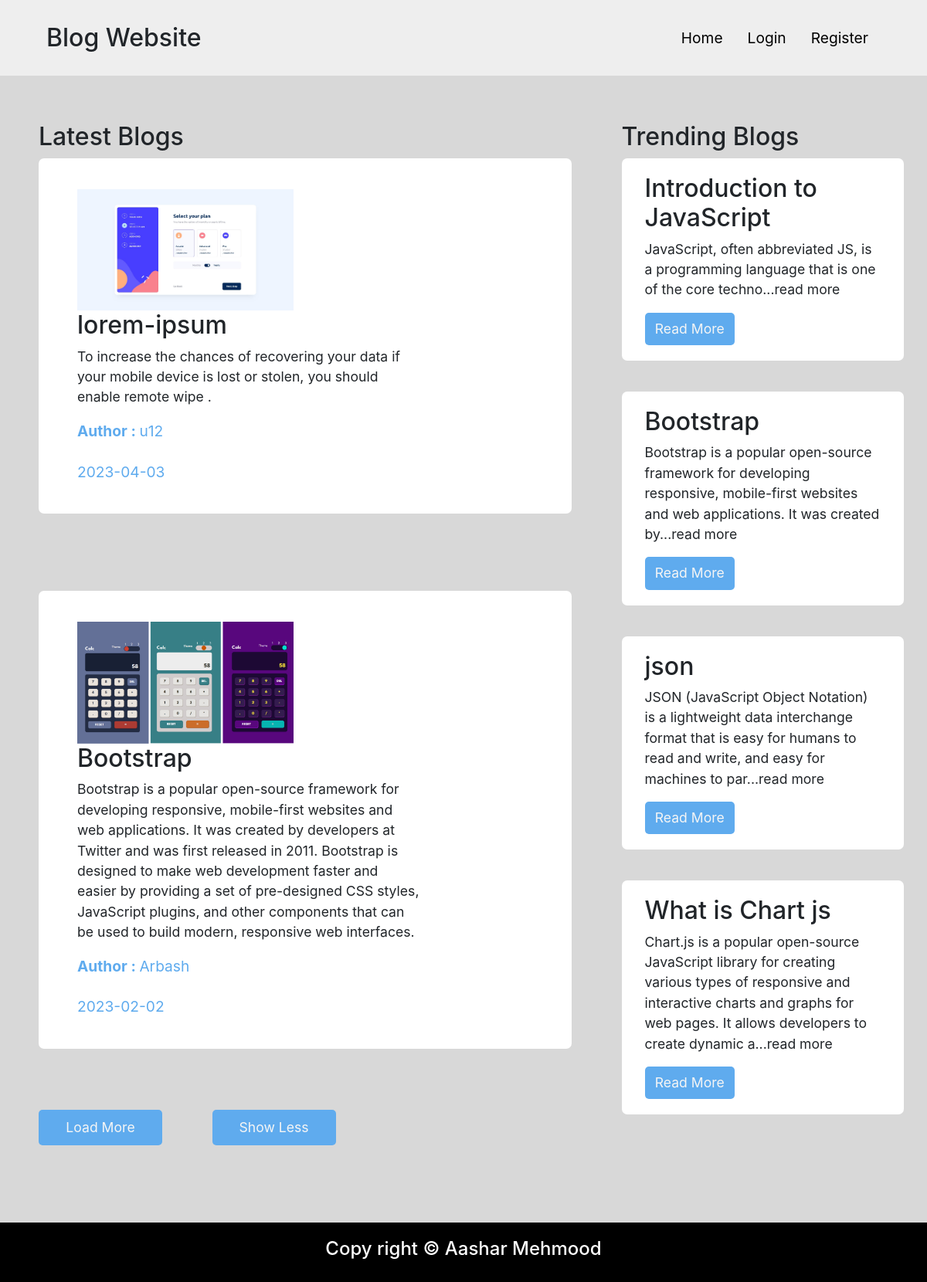
The page / on the database its author committed.
### tables this page shows
CREATE TABLE `blog_data` (
  `id` int(11) NOT NULL,
  `title` varchar(200) NOT NULL,
  `description` text NOT NULL,
  `image` varchar(250) NOT NULL,
  `author_id` int(11) NOT NULL,
  `date_created` date NOT NULL DEFAULT current_timestamp()
);

CREATE TABLE `authors` (
  `id` int(11) NOT NULL,
  `name` varchar(50) NOT NULL,
  `email` varchar(30) NOT NULL,
  `password` varchar(256) NOT NULL,
  `role` varchar(10) NOT NULL DEFAULT 'user',
  `date_joined` date NOT NULL DEFAULT current_timestamp()
);

### index.php (the view, shortened to what this page needs)
<!DOCTYPE html>
<html lang='en'>
<head>
  <link rel="stylesheet" href="https://cdn.jsdelivr.net/npm/bootstrap@4.1.3/dist/css/bootstrap.min.css">
  <link rel='stylesheet' href='css/display.css'>
</head>
<body>
  <?php
  include_once("includes/header.php");
  include_once("includes/dbConnection.php");
  $blogInfo = mysqli_query(
    $conn,
    "SELECT `title`, `description`, `image`, `date_created`, `author_id`
    FROM `blog_data`
    ORDER BY blog_data.date_created DESC
    LIMIT 2;"
  );
  $data2 = mysqli_query(
    $conn,
    "SELECT `title`, `description`, `id`
    FROM `blog_data` LIMIT 4"
  );
  ?>
  <main>
    <section id='blog_section'>
      <?php
      if (mysqli_num_rows($blogInfo) < 1) {
        echo "<h1>No Blogs Published Yet</h1>";
        echo "<p>Login or register to create blogs</p>";
        echo "</section>";
        echo "</main>";
      } else {
        echo "<h1>Latest Blogs</h1>";
        while ($row = mysqli_fetch_assoc($blogInfo)) {
          $title = $row['title'];
          $desc = $row['description'];
          $author_id = $row['author_id'];
          $author_data = mysqli_query($conn, "SELECT `name` FROM authors WHERE id = $author_id");
          $author = mysqli_fetch_assoc($author_data)["name"];
          $date = $row['date_created'];
          $image = $row["image"];
          echo "<div class='cont'>";
          echo "<img src='$image' />";
          echo "<h1> $title </h1>";
          echo "<p> $desc </p>";
          echo "<span><strong>Author : </strong></span>";
          echo "<span>$author</span>";
          echo "<br>";
          echo "<br>";
          echo "<span>$date</span>";
          echo "</div>";
        }
        echo "</section>";
        echo "<aside>";
        echo "<h1>Trending Blogs</h1>";
        while ($row = mysqli_fetch_array($data2)) {
          $shortPara = substr($row[1], 0, strlen($row[1]) / 3) . '...read more';
          echo "<div>";
          echo "<h1> $row[0] </h1>";
          echo "<p> $shortPara </p>";
          echo "<button id = '$row[2]' name = 'btn$row[2]'>Read More</button>";
          echo "</div>";
        }
        echo "
    </aside>
    <div>
      <button id='load_more'>Load More</button>
      <button id='show_less'>Show Less</button>
    </div>
  </main>";
      }
      include_once("includes/footer.php");
      ?>
</body>
</html>

### includes/header.php (shortened to what this page needs)
<link rel="stylesheet" href="https://cdnjs.cloudflare.com/ajax/libs/font-awesome/6.1.1/css/all.min.css" />
<link rel="stylesheet" href="css/headerAndFooter.css">
<header>
  <h2>Blog Website</h2>
  <nav>
    <a href="index.php">Home</a>
    <?php
    if (isset($_SESSION["is_admin"])) {
      if ($_SESSION["is_admin"] == true) {
        echo "<a href='admin/dashboard.php'>Dashboard</a>";
        echo "<a href='admin/blogs.php'>Blogs</a>";
        echo "<a href='admin/users.php'>Users</a>";
      } else if ($_SESSION["is_admin"] == false) {
        echo "<a href='create.php'>Create</a>";
        echo "<a href='manageBlogs.php'>Manage</a>";
      }
      echo "<a href='logout.php'>Logout</a>";
    } else {
      echo "<a href='login.php'>Login</a>";
      echo "<a href='register.php'>Register</a>";
    }
    ?>
  </nav>
</header>

### includes/footer.php
<footer>
  <h4>Copy right &copy; Aashar Mehmood</h4>
</footer>

### css/display.css (style rules this page uses)
*, *::before, *::after { -webkit-box-sizing: border-box; box-sizing: border-box; }
html, body { font-size: 16px; scroll-behavior: smooth; overflow-x: hidden; }
body { margin: 0; }
a { color: black; list-style-type: none; text-decoration: none; }
main { position: relative; display: -webkit-box; display: -ms-flexbox; display: flex; -ms-flex-wrap: wrap; flex-wrap: wrap; -webkit-box-pack: justify; -ms-flex-pack: justify; justify-content: space-between; background-color: #d3d3d3e0; padding: 60px 0 100px 50px; }
main > h1, main > div { width: 100%; }
main > div { position: absolute; bottom: 100px; }
main > div button { width: 160px; height: 46px; }
main > div #show_less { margin-left: 60px; }
main section { width: 60%; }
main section img { width: 280px; max-width: 100%; }
main section div { margin-bottom: 100px; padding: 40px 50px; background-color: #fff; border-radius: 7px; }
main section p { width: 75%; }
main section span { color: #5fabee; font-size: 1.2rem; }
main aside { width: 37%; padding: 0 30px; }
main h1, main aside > h1 { font-size: 2em; }
main aside div { margin-bottom: 40px; padding: 20px 30px; background-color: #fff; border-radius: 7px; }
main button { display: inline-block; font-size: 1.1rem; padding: 0.45em 0.75em; border-radius: 5px; border: none; background-color: #5fabee; color: whitesmoke; cursor: pointer; transition: transform 0.4s ease-in-out; }
main p { font-size: 1.1rem; line-height: 1.5em; }

### css/headerAndFooter.css (style rules this page uses)
*, *::before, *::after { -webkit-box-sizing: border-box; box-sizing: border-box; }
html, body { font-size: 16px; scroll-behavior: smooth; overflow-x: hidden; }
body { margin: 0; }
a { color: black; list-style-type: none; text-decoration: none; }
header { background-color: #eee; padding: 30px 60px; display: -webkit-box; display: -ms-flexbox; display: flex; -webkit-box-pack: justify; -ms-flex-pack: justify; justify-content: space-between; align-items: center; }
header h2 { margin: 0; }
header nav { display: -webkit-box; display: -ms-flexbox; display: flex; -webkit-box-pack: space-evenly; -ms-flex-pack: space-evenly; justify-content: space-evenly; align-items: center; }
header nav a { font-size: 1.2rem; margin: 0 1rem; position: relative; }
footer { background-color: #000; color: white; text-align: center; padding: 20px 0; }

### rows shown on the page
blog_data: image (picture), title "lorem-ipsum", description "To increase the chances of recovering your data if your mobile device is lost or stolen, you should enable remote wipe .", author.name "u12", date_created "2023-04-03"
blog_data: image (picture), title "Bootstrap", description "Bootstrap is a popular open-source framework for developing responsive, mobile-first websites and web applications. It was created by developers at Twitter and was first released in 2011. Bootstrap is designed to make web development faster and easier by providing a set of pre-designed CSS styles, JavaScript plugins, and other components that can be used to build modern, responsive web interfaces.", author.name "Arbash", date_created "2023-02-02", description "Bootstrap is a popular open-source framework for developing responsive, mobile-first websites and web applications. It was created by...read more"
blog_data: title "Introduction to JavaScript", description "JavaScript, often abbreviated JS, is a programming language that is one of the core techno...read more"
blog_data: title "json", description "JSON (JavaScript Object Notation) is a lightweight data interchange format that is easy for humans to read and write, and easy for machines to par...read more"
blog_data: title "What is Chart js", description "Chart.js is a popular open-source JavaScript library for creating various types of responsive and interactive charts and graphs for web pages. It allows developers to create dynamic a...read more"
